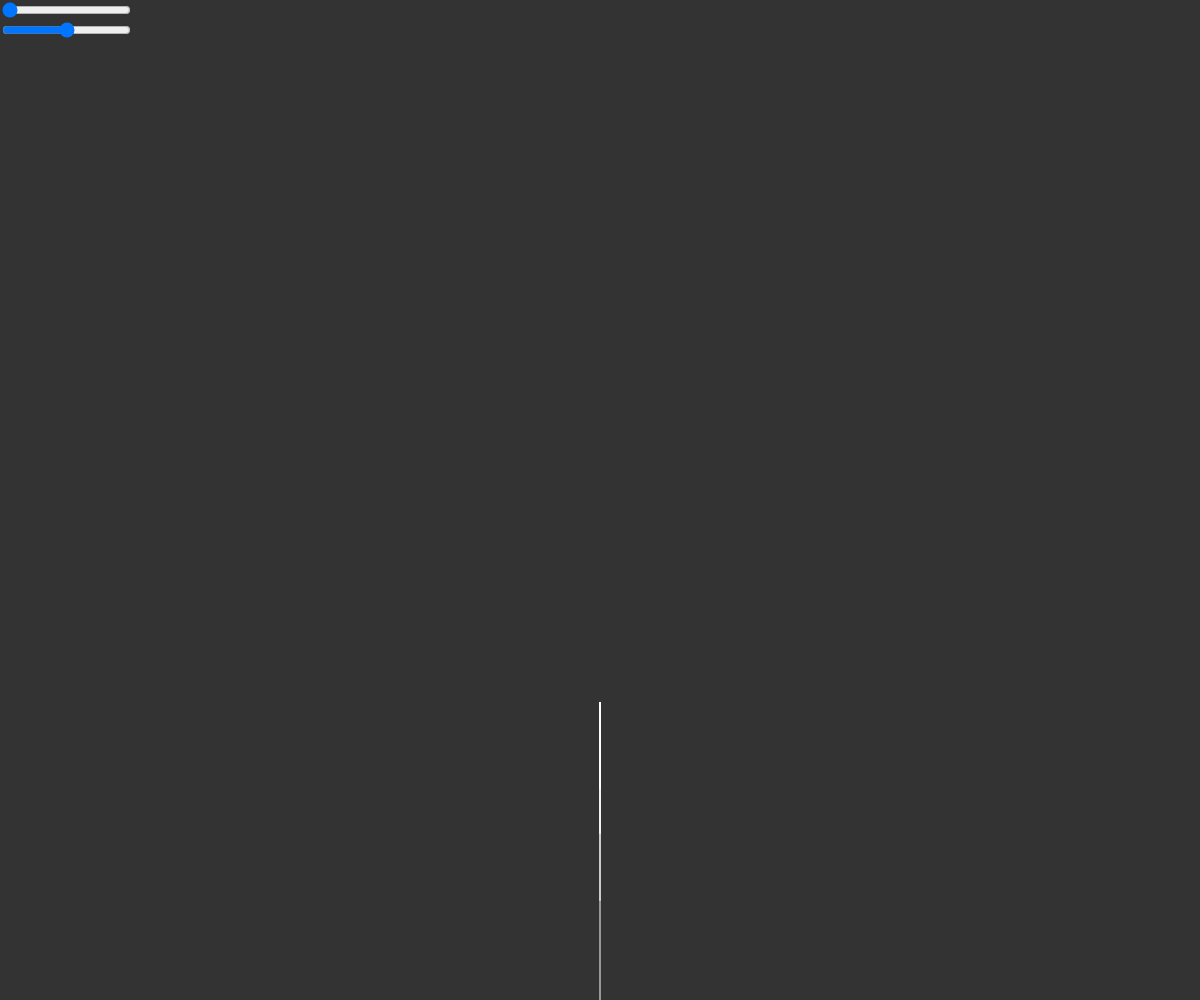
Frame 1 (no input)
Frame 60 (no input): identical to frame 1, image omitted
Frame 120 (the mouse pressed at the canvas centre since frame 60): identical to frame 1, image omitted

The p5.js sketch that drew this single still picture (run headless with seeded random() and noise() and a simulated clock; from frame 60 on, the mouse is pressed at the canvas centre):

// p5.js sketch
// ── sketch.js
var angle;
var slider;
var treeHeight;
function setup(){
  var docHeight = window.innerHeight;
  var docWidth = window.innerWidth;
  createCanvas(docWidth, docHeight);
  slider = createSlider(0, PI/4, 0, 0.01)
  slider.position(0,0)
  treeHeight = createSlider(0, 200, 100, 10)
  treeHeight.position(0, 20);
}

function draw(){
  background(51);
  angle = slider.value();
  tHeight = treeHeight.value()
  stroke(255);
  translate(width/2, height);
  branch(tHeight);
}

function branch(len){
  line(0, 0, 0, 0 - len)
  translate(0, -len);
  if(len > 4){
    push()
    rotate(angle);
    branch(len * 0.67);
    pop();
    push();
    rotate(-angle);
    branch(len * 0.67);
    pop();
  }
}
